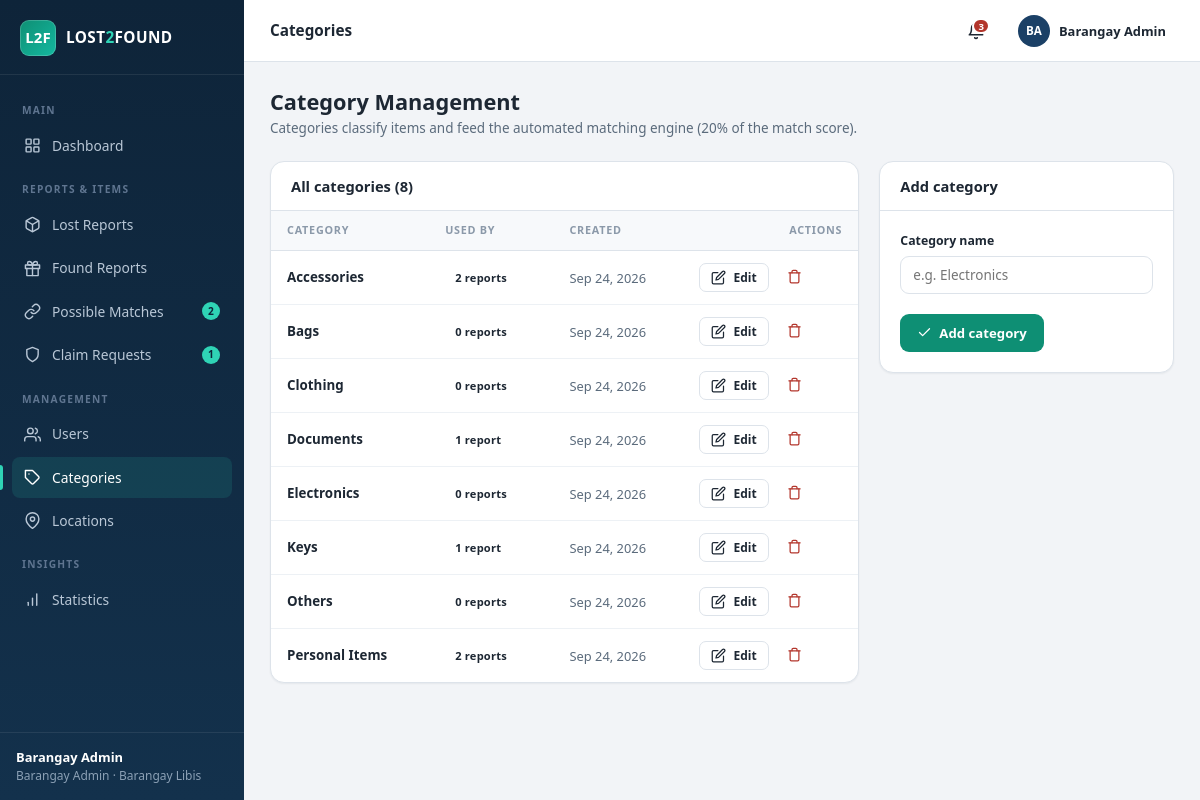
Screenshot of /admin/categories.php (signed in) with the database file from the repository.
### tables this page shows
CREATE TABLE IF NOT EXISTS categories (
  id            INT AUTO_INCREMENT PRIMARY KEY,
  category_name VARCHAR(80) NOT NULL UNIQUE,
  created_at    TIMESTAMP DEFAULT CURRENT_TIMESTAMP
);

### config/db.php (called while the page is built, shortened)
<?php
function get_db(): PDO {
    static $pdo = null;
    if ($pdo === null) {
        $dsn = 'mysql:host=' . DB_HOST . ';dbname=' . DB_NAME . ';charset=utf8mb4';
        try {
            $pdo = new PDO($dsn, DB_USER, DB_PASS, [
                PDO::ATTR_ERRMODE            => PDO::ERRMODE_EXCEPTION,
                PDO::ATTR_DEFAULT_FETCH_MODE => PDO::FETCH_ASSOC,
                PDO::ATTR_EMULATE_PREPARES   => false,
            ]);
        } catch (PDOException $e) {
            http_response_code(500);
            echo '<div style="font-family:Segoe UI,Arial,sans-serif;max-width:640px;margin:60px auto;padding:24px;border:1px solid #e5e9ef;border-radius:12px">'
               . '<h2 style="margin:0 0 8px;color:#b3261e">Database connection failed</h2>'
               . '<p style="color:#555">' . htmlspecialchars($e->getMessage()) . '</p>'
               . '<p style="color:#555">Make sure MySQL is running in XAMPP, then import the file '
               . '<strong>database/lost2found.sql</strong> via phpMyAdmin '
               . '(<a href="http://localhost/phpmyadmin"><strong>localhost/phpmyadmin</strong></a>).</p>'
               . '</div>';
            exit;
        }
    }
    return $pdo;
}

### admin/categories.php (the view, shortened to what this page needs)
<?php
require_once __DIR__ . '/../config/config.php';
$db = get_db();
$editCat = null;
$categories = $db->query(
    "SELECT c.*,
        (SELECT COUNT(*) FROM lost_items  l WHERE l.category_id = c.id)
      + (SELECT COUNT(*) FROM found_items f WHERE f.category_id = c.id) AS usage_count
     FROM categories c
     ORDER BY c.category_name"
)->fetchAll();
$title  = 'Categories';
$active = 'categories';
require __DIR__ . '/../includes/header.php';
?>
<div class="page-head">
  <div>
    <h1>Category Management</h1>
    <p>Categories classify items and feed the automated matching engine (20% of the match score).</p>
  </div>
</div>
<div class="grid-2-1">
  <div class="card">
    <div class="card-head"><h3>All categories (<?= count($categories) ?>)</h3></div>
    <div class="table-wrap">
      <table>
        <thead><tr><th>Category</th><th>Used by</th><th>Created</th><th class="td-actions">Actions</th></tr></thead>
        <tbody>
        <?php foreach ($categories as $c): ?>
          <tr>
            <td><strong><?= e($c['category_name']) ?></strong></td>
            <td><span class="badge badge-plain badge-plain"><?= (int)$c['usage_count'] ?> report<?= (int)$c['usage_count'] === 1 ? '' : 's' ?></span></td>
            <td class="muted small"><?= fmt_date($c['created_at']) ?></td>
            <td class="td-actions">
              <div class="actions">
                <a class="btn btn-outline btn-sm" href="<?= base_url('admin/categories.php?edit=' . (int)$c['id']) ?>">
                  <?= icon('edit', 'i i-sm') ?> Edit
                </a>
                <form method="post">
                  <button class="btn btn-ghost btn-sm" style="color:var(--danger)"
                          data-confirm="Delete category <?= e($c['category_name']) ?>? It cannot be deleted while item reports still use it.">
                    <?= icon('trash', 'i i-sm') ?>
                  </button>
                </form>
              </div>
            </td>
          </tr>
        <?php endforeach; ?>
        </tbody>
      </table>
    </div>
  </div>
  <div class="card">
    <div class="card-head"><h3><?= $editCat ? 'Edit category' : 'Add category' ?></h3></div>
    <div class="card-body">
      <form method="post" novalidate>
        <div class="field">
          <label for="category_name">Category name</label>
          <input class="input" id="category_name" name="category_name" maxlength="80"
                 value="<?= e($editCat['category_name'] ?? '') ?>" placeholder="e.g. Electronics" required>
        </div>
        <div class="flex mt-3">
          <button class="btn btn-teal" type="submit"><?= icon('check', 'i i-sm') ?> <?= $editCat ? 'Save changes' : 'Add category' ?></button>
        </div>
      </form>
    </div>
  </div>
</div>
<?php require __DIR__ . '/../includes/footer.php'; ?>

### includes/header.php (shortened to what this page needs)
<?php
require_once __DIR__ . '/../config/config.php';
$u       = current_user();
$isAdmin = is_admin();
$u['full_name'] = $u['full_name'] ?? 'User';
$db      = get_db();
if ($isAdmin) {
    $pendingMatches = (int)$db->query("SELECT COUNT(*) FROM matches WHERE status = 'pending'")->fetchColumn();
    $pendingClaims  = (int)$db->query("SELECT COUNT(*) FROM claim_requests WHERE status = 'pending'")->fetchColumn();
    $pendingUsers   = (int)$db->query("SELECT COUNT(*) FROM users WHERE status = 'pending'")->fetchColumn();
    $myMatches      = 0;
}
$navSections = $isAdmin ? [
    ['Main', [
        ['dashboard', 'admin/dashboard.php', 'dashboard', 'Dashboard', 0],
    ]],
    ['Reports & Items', [
        ['lost',    'admin/lost_items.php',  'box',    'Lost Reports',     0],
        ['found',   'admin/found_items.php', 'gift',   'Found Reports',    0],
        ['matches', 'admin/matches.php',     'link',   'Possible Matches', $pendingMatches],
        ['claims',  'admin/claims.php',      'shield', 'Claim Requests',   $pendingClaims],
    ]],
    ['Management', [
        ['users',      'admin/users.php',      'users', 'Users',      $pendingUsers],
        ['categories', 'admin/categories.php', 'tag',   'Categories', 0],
        ['locations',  'admin/locations.php',  'pin',   'Locations',  0],
    ]],
    ['Insights', [
        ['reports', 'admin/reports.php', 'chart', 'Statistics', 0],
    ]],
] : [
    ['Main', [
        ['dashboard', 'resident/dashboard.php', 'dashboard', 'Dashboard',    0],
        ['browse',    'resident/browse.php',    'search',    'Browse Items', 0],
    ]],
    ['My Reports', [
        ['lost',    'resident/lost_items.php',  'box',    'Lost Reports',     0],
        ['found',   'resident/found_items.php', 'gift',   'Found Reports',    0],
        ['matches', 'resident/matches.php',     'link',   'Possible Matches', $myMatches],
        ['claims',  'resident/claims.php',      'shield', 'My Claims',        0],
    ]],
    ['Account', [
        ['profile', 'resident/profile.php', 'user', 'My Profile', 0],
    ]],
];
$unread = unread_notifications();
?>
<!DOCTYPE html>
<html lang="en">
<head>
<link rel="stylesheet" href="<?= base_url('assets/css/style.css') ?>?v=<?= (int)filemtime(__DIR__ . '/../assets/css/style.css') ?>">
</head>
<body>
<div class="app">
  <aside class="sidebar">
    <div class="brand">
      <div class="brand-mark">L2F</div>
      <div class="brand-name">LOST<span>2</span>FOUND</div>
    </div>
    <nav class="nav">
      <?php foreach ($navSections as [$section, $navItems]): ?>
        <div class="nav-label"><?= e($section) ?></div>
        <?php foreach ($navItems as [$key, $href, $ico, $label, $count]): ?>
          <a href="<?= base_url($href) ?>" class="<?= ($active ?? '') === $key ? 'active' : '' ?>">
            <?= icon($ico) ?><span><?= e($label) ?></span>
            <?php if ($count > 0): ?>
              <span class="count"><?= $count > 99 ? '99+' : $count ?></span>
            <?php endif; ?>
          </a>
        <?php endforeach; ?>
      <?php endforeach; ?>
    </nav>
    <div class="sidebar-foot">
      <strong><?= e($u['full_name']) ?></strong>
      <?= $isAdmin ? 'Barangay Admin' : 'Resident' ?> · Barangay Libis
    </div>
  </aside>
  <div class="main">
    <header class="topbar">
      <h2><?= e($title ?? '') ?></h2>
      <details class="menu">
        <summary class="icon-btn<?= $unread > 0 ? ' has-unread' : '' ?>" aria-label="Notifications">
          <?php if ($unread > 0): ?><span class="dot"><?= $unread > 9 ? '9+' : $unread ?></span><?php endif; ?>
        </summary>
      </details>
      <details class="menu">
        <summary>
          <div class="avatar"><?= e(initials($u['full_name'])) ?></div>
          <span class="nowrap"><strong class="small"><?= e($u['full_name']) ?></strong></span>
        </summary>
      </details>
    </header>
    <main class="content">

### config/config.php (shortened to what this page needs)
<?php
require_once __DIR__ . '/db.php';
function base_url(string $path = ''): string {
    $script = str_replace('\\', '/', dirname($_SERVER['SCRIPT_NAME'] ?? '/'));
    $known  = ['admin', 'resident', 'auth', 'public', 'config'];
    foreach ($known as $seg) {
        $pos = strrpos($script, '/' . $seg);
        if ($pos !== false) {
            $script = substr($script, 0, $pos);
            break;
        }
    }
    return rtrim($script, '/') . '/' . ltrim($path, '/');
}
function e(?string $value): string {
    return htmlspecialchars((string)$value, ENT_QUOTES, 'UTF-8');
}
function current_user(): ?array {
    return $_SESSION['user'] ?? null;
}
function is_logged_in(): bool {
    return isset($_SESSION['user']);
}
function is_admin(): bool {
    return isset($_SESSION['user']['role']) && $_SESSION['user']['role'] === 'admin';
}
function initials(string $name): string {
    $parts = preg_split('/\s+/', trim($name)) ?: [];
    $ini = '';
    foreach (array_slice($parts, 0, 2) as $p) {
        if ($p !== '') $ini .= strtoupper($p[0]);
    }
    return $ini !== '' ? $ini : 'U';
}
function icon(string $name, string $class = 'i'): string {
    return '<svg class="' . e($class) . '" viewBox="0 0 24 24" aria-hidden="true">' . ($icons[$name] ?? '') . '</svg>';
}
function fmt_date(?string $date): string {
    return $date ? date('M j, Y', strtotime($date)) : '—';
}
function unread_notifications(): int {
    static $count = null;
    if ($count === null) {
        $stmt = get_db()->prepare(
            'SELECT COUNT(*) FROM notifications WHERE user_id = ? AND is_read = 0'
        );
        $stmt->execute([$_SESSION['user']['id']]);
        $count = (int)$stmt->fetchColumn();
    }
    return $count;
}

### includes/footer.php (shortened to what this page needs)
    </main>
  </div>
</div>
</body>
</html>

### rows the page displays
categories: category_name "Accessories", usage_count "2", created_at "Sep 24, 2026"
categories: category_name "Bags", usage_count "0", created_at "Sep 24, 2026"
categories: category_name "Clothing", usage_count "0", created_at "Sep 24, 2026"
categories: category_name "Documents", usage_count "1", created_at "Sep 24, 2026"
categories: category_name "Electronics", usage_count "0", created_at "Sep 24, 2026"
categories: category_name "Keys", usage_count "1", created_at "Sep 24, 2026"
categories: category_name "Others", usage_count "0", created_at "Sep 24, 2026"
categories: category_name "Personal Items", usage_count "2", created_at "Sep 24, 2026"

### other values shown
$section "MAIN"
$label "Dashboard"
$section "REPORTS & ITEMS"
$label "Lost Reports"
$label "Found Reports"
$label "Possible Matches"
$count "2"
$label "Claim Requests"
$count "1"
$section "MANAGEMENT"
$label "Users"
$label "Categories"
$label "Locations"
$section "INSIGHTS"
$label "Statistics"
